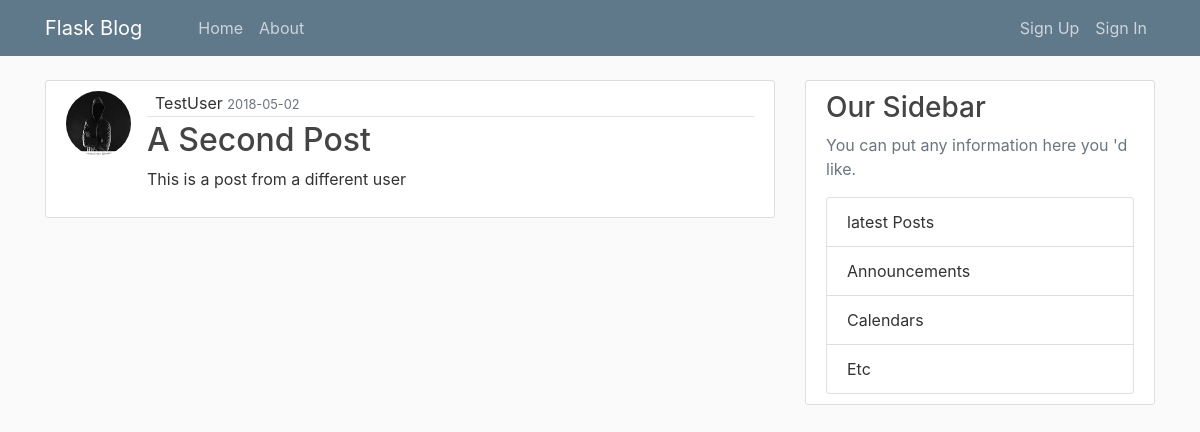
Screenshot of /post/2 with the database file from the repository.
### flask_blog/models.py (models this page shows, shortened)
class User(db.Model, UserMixin):
    id = db.Column(db.Integer, primary_key=True)
    username = db.Column(db.String(20), unique=True, nullable=False)
    email = db.Column(db.String(60), unique=True, nullable=False)
    password = db.Column(db.String(120), nullable=False)
    image_file = db.Column(db.String(20), nullable=False, default='default.jpg')
    posts = db.relationship('Post', backref='author', lazy=True)

class Post(db.Model):
    id = db.Column(db.Integer, primary_key=True)
    title = db.Column(db.String(100), nullable=False)
    date_posted = db.Column(db.DateTime, nullable=False, default=datetime.utcnow)
    content = db.Column(db.Text, nullable=False)
    user_id = db.Column(db.Integer, db.ForeignKey('user.id'), nullable=False)

### flask_blog/routes.py (the view)
@app.route('/post/<int:post_id>', methods=['GET'])
def post(post_id):
    post = Post.query.get_or_404(post_id)
    return render('post.html', title='Post', post=post)

### flask_blog/templates/post.html (shortened to what this page needs)
{% extends "layout/base.html" %}
{% block body %}
<article class="media content-section">
    <img class="rounded-circle article-img" src="{{ url_for('static', filename='profile_pics/' + post.author.image_file) }}">
    <div class="media-body">
        <div class="article-metadata">
            <a class="mr-2" href="#"></a>{{ post.author.username }}</a>
            <small class="text-muted">{{ post.date_posted.strftime('%Y-%m-%d') }}</small>
        </div>
        <h2><a class="article-title"></a>{{ post.title }}</h2>
        <p class="article-content">{{ post.content }}</p>
    </div>
</article>
{% endblock body %}

### flask_blog/static/main.css (style rules this page uses)
body { background: #fafafa; color: #333333; margin-top: 5rem; }
h1, h2, h3, h4, h5, h6 { color: #444444; }
.content-section { background: #ffffff; padding: 10px 20px; border: 1px solid #dddddd; border-radius: 3px; margin-bottom: 20px; }
.article-content { white-space: pre-line; }
.article-img { height: 65px; width: 65px; margin-right: 16px; }
.article-metadata { padding-bottom: 1px; margin-bottom: 4px; border-bottom: 1px solid #e3e3e3 }

### rows the page displays
User: image_file (placeholder picture), author.username "TestUser"
Post: date_posted "2018-05-02", title "A Second Post", content "This is a post from a different user"
